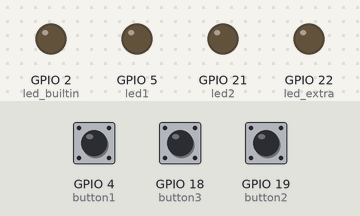
Bench run of a program on a simulated ESP32 board running MicroPython. Parts: output pins drawn as LEDs (lit = HIGH). Inputs (shaded band) come from the test bench; at power-on: GPIO 4 (button1) HIGH, GPIO 18 (button3) HIGH, GPIO 19 (button2) HIGH.

Above: at 1.2 s.
1.3 s: GPIO 4 (button1) pulled LOW for 0.15 s
At 2.3 s:
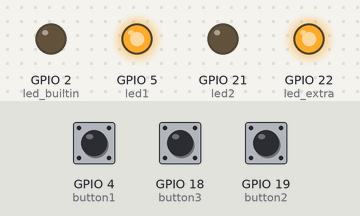
2.9 s: GPIO 18 (button3) pulled LOW for 0.15 s
At 3.7 s:
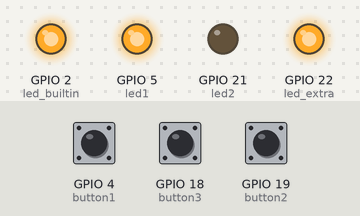
4.5 s: GPIO 19 (button2) pulled LOW for 0.15 s
At 5.0 s:
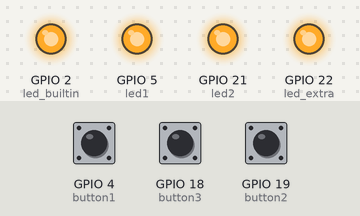
6.1 s: GPIO 4 (button1) pulled LOW for 1 s
At 7.5 s:
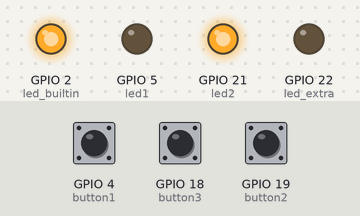
8.6 s: GPIO 18 (button3) pulled LOW for 1 s
At 9.6 s:
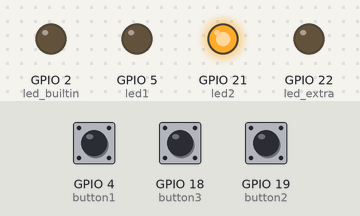
11.1 s: GPIO 4 (button1) pulled LOW for 0.15 s
At 11.7 s:
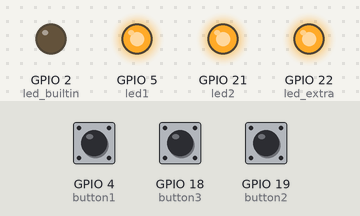
Timing chart, 0 to 13.7 s (numbered marks = the images above; inputs shaded):
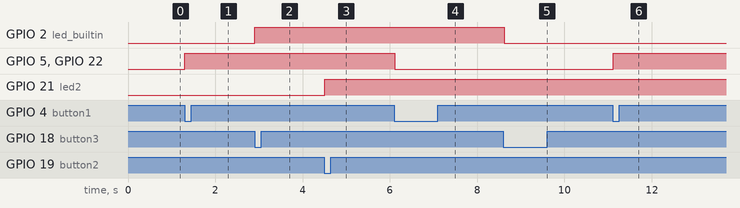

Measured:
- after the input at 1.3 s, GPIO 5 (led1), GPIO 22 (led_extra): LOW → HIGH at once
- after the input at 2.9 s, GPIO 2 (led_builtin): LOW → HIGH at once
- after the input at 4.5 s, GPIO 21 (led2): LOW → HIGH at once
- after the input at 6.1 s, GPIO 5 (led1), GPIO 22 (led_extra): HIGH → LOW at once
- after the input at 8.6 s, GPIO 2 (led_builtin): HIGH → LOW at once
- after the input at 11.1 s, GPIO 5 (led1), GPIO 22 (led_extra): LOW → HIGH at once

The program:

main.py
```python
from machine import Pin
import time

# -------- Erster Taster --------
button1 = Pin(4, Pin.IN, Pin.PULL_UP)

# Alte rote LED
led1 = Pin(5, Pin.OUT)

# Zusätzliche neue LED
led_extra = Pin(22, Pin.OUT)

# -------- Zweiter Taster --------
button2 = Pin(19, Pin.IN, Pin.PULL_UP)
led2 = Pin(21, Pin.OUT)

# -------- Dritter Taster --------
button3 = Pin(18, Pin.IN, Pin.PULL_UP)
led_builtin = Pin(2, Pin.OUT)

# Zustände
state1 = 0
state2 = 0
state3 = 0

last1 = 1
last2 = 1
last3 = 1

while True:

    # -------- Erster Taster --------
    c1 = button1.value()

    if last1 == 1 and c1 == 0:

        state1 = 1 - state1

        # Schaltet zwei LEDs gleichzeitig ein/aus
        led1.value(state1)
        led_extra.value(state1)

    last1 = c1

    # -------- Zweiter Taster --------
    c2 = button2.value()

    if last2 == 1 and c2 == 0:

        state2 = 1 - state2
        led2.value(state2)

    last2 = c2

    # -------- Dritter Taster --------
    c3 = button3.value()

    if last3 == 1 and c3 == 0:

        state3 = 1 - state3
        led_builtin.value(state3)

    last3 = c3

    time.sleep(0.05)
```
